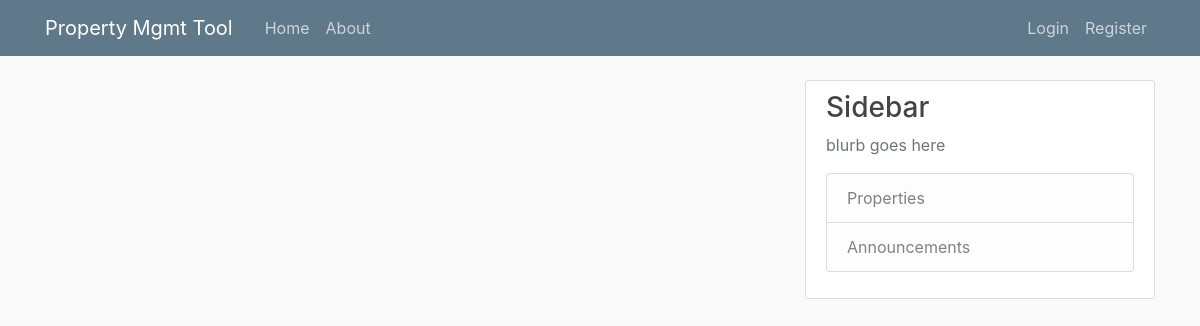
Page /home on the earlier database version.
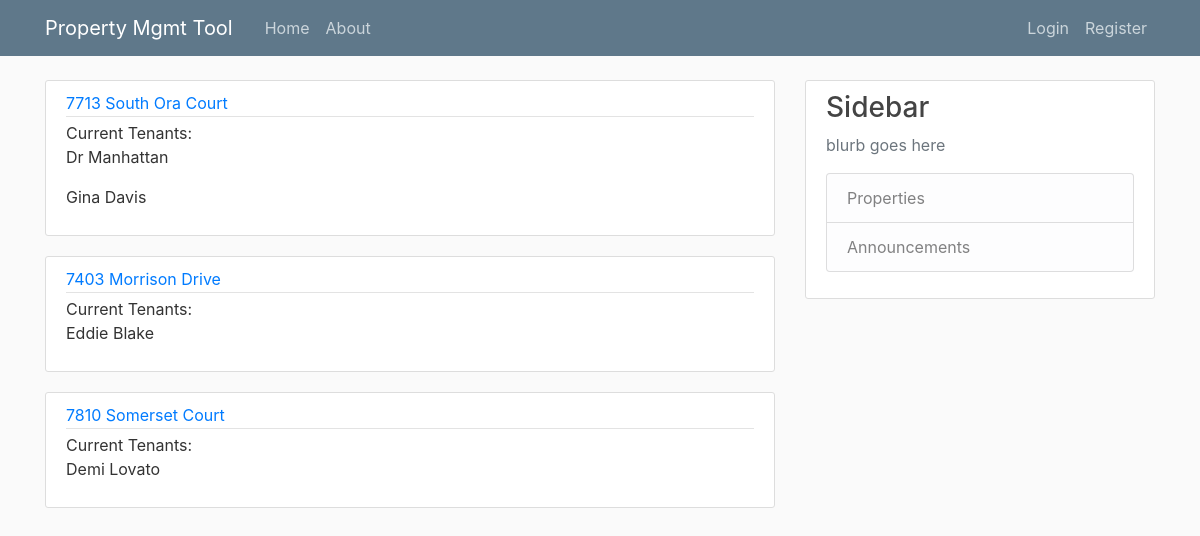
Same page on the later database version.
### flaskblog/models.py (models this page shows, shortened)
class Properties( db.Model ):
    property_id = db.Column( db.Integer, primary_key=True )
    address = db.Column( db.String, nullable = False )
    apartment = db.Column( db.String, nullable=False )
    user_id = db.Column(db.Integer, db.ForeignKey('user.id'), nullable=False)
    tenants = db.relationship( 'Tenant', backref='prop_id', lazy=True )

class Tenant( db.Model ):
    id = db.Column( db.Integer, primary_key=True ) # PRIMARY_KEY
    first_name = db.Column( db.String, nullable=False )
    last_name = db.Column( db.String, nullable=False )
    email = db.Column( db.String, unique=True, nullable=False )
    deposit = db.Column( db.Integer, nullable=False )
    moveIn_date = db.Column( db.DateTime, default=datetime.utcnow, nullable=False )
    phone_number = db.Column( db.Integer, nullable = False )
    property_address = db.Column( db.Integer, db.ForeignKey( 'properties.property_id' ), nullable=False )
    user_id = db.Column(db.Integer, db.ForeignKey('user.id'), nullable=False)

### flaskblog/routes.py (the view)
@app.route("/")
@app.route("/home")
def home():
    roommates = Tenant.query.all()
    homes = Properties.query.all()
    return render_template( 'home.html', homes= homes, roommates=roommates )

### flaskblog/templates/home.html
{% extends "layout.html" %}
{% block content %}
   {% for h in homes %}
      <article class="media content-section">
         <div class="media-body">
            <div class="article-metadata">
               <a class="mr-2" href="{{ url_for( 'property_detail', prop_id=h.property_id)}}">{{ h.address }}</a>
            </div>
         {% print( 'Current Tenants: \n' ) %}
         {% for r in roommates %}
            {% if h.property_id == r.property_address %}
               <p>{{ r.first_name + " " + r.last_name }}</p>
            {% endif %}
         {% endfor %}
         </div>
      </article>
      {% endfor %}
{% endblock content %}

### flaskblog/templates/layout.html (shortened to what this page needs)
<!DOCTYPE html>
<html>
<head>
    <link rel="stylesheet" href="https://maxcdn.bootstrapcdn.com/bootstrap/4.0.0/css/bootstrap.min.css">
    <link rel="stylesheet" type="text/css" href="{{ url_for('static', filename='main.css') }}">
</head>
<body>
    <header class="site-header">
      <nav class="navbar navbar-expand-md navbar-dark bg-steel fixed-top">
        <div class="container">
          <a class="navbar-brand mr-4" href="/">Property Mgmt Tool</a>
          <div class="collapse navbar-collapse" id="navbarToggle">
            <div class="navbar-nav mr-auto">
              <a class="nav-item nav-link" href="{{ url_for('home') }}">Home</a>
              <a class="nav-item nav-link" href="{{ url_for('about') }}">About</a>
            </div>
            <div class="navbar-nav">
              {% if current_user.is_authenticated %}
                <a class="nav-item nav-link" href="{{ url_for('add_new_property') }}">Add Property</a>
                <a class="nav-item nav-link" href="{{ url_for('add_tenant') }}">Add Tenant</a>
                <a class="nav-item nav-link" href="{{ url_for('account') }}">Account</a>
                <a class="nav-item nav-link" href="{{ url_for('logout') }}">Logout</a>
              {% else %}
                <a class="nav-item nav-link" href="{{ url_for('login') }}">Login</a>
                <a class="nav-item nav-link" href="{{ url_for('register') }}">Register</a>
              {% endif %}
            </div>
          </div>
        </div>
      </nav>
    </header>
    <main role="main" class="container">
      <div class="row">
        <div class="col-md-8">
          {% block content %}{% endblock %}
        </div>
        <div class="col-md-4">
          <div class="content-section">
            <h3>Sidebar</h3>
            <p class='text-muted'> blurb goes here
              <ul class="list-group">
                <li class="list-group-item list-group-item-light">Properties</li>
                <li class="list-group-item list-group-item-light">Announcements</li>
              </ul>
            </p>
          </div>
        </div>
      </div>
    </main>
</body>
</html>

### flaskblog/static/main.css (style rules this page uses)
body { background: #fafafa; color: #333333; margin-top: 5rem; }
h1, h2, h3, h4, h5, h6 { color: #444444; }
.bg-steel { background-color: #5f788a; }
.site-header .navbar-nav .nav-link { color: #cbd5db; }
.content-section { background: #ffffff; padding: 10px 20px; border: 1px solid #dddddd; border-radius: 3px; margin-bottom: 20px; }
.article-metadata { padding-bottom: 1px; margin-bottom: 4px; border-bottom: 1px solid #e3e3e3 }

Differences in the rows shown:
added Properties: address "7713 South Ora Court", print "Current Tenants:"
added Tenant: first_name+last_name "Dr Manhattan", shown under "7713 South Ora Court"
added Tenant: first_name+last_name "Gina Davis", shown under "7713 South Ora Court"
added Properties: address "7403 Morrison Drive", print "Current Tenants:"
added Tenant: first_name+last_name "Eddie Blake", shown under "7403 Morrison Drive"
added Properties: address "7810 Somerset Court", print "Current Tenants:"
added Tenant: first_name+last_name "Demi Lovato", shown under "7810 Somerset Court"
